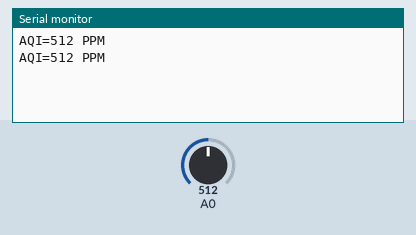
Recording of a sketch running on a simulated Arduino Uno, built with avr-gcc and run on an emulated ATmega328P. Parts: the last lines printed to the serial monitor. The inputs (shaded band) are chosen by the test bench; at power-on: A0 = 512.

Above: at 1.8 s.
1.9 s: A0 set to 716
At 2.5 s:
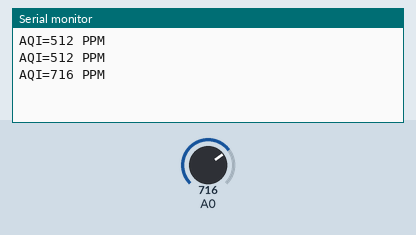
3.4 s: A0 set to 900
At 4.8 s:
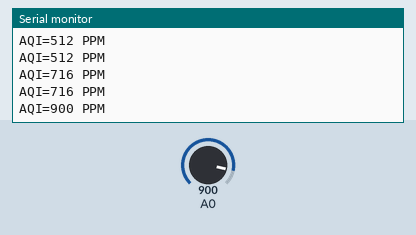
Timing chart, 0 to 6.4 s (numbered marks = the images above; inputs shaded):
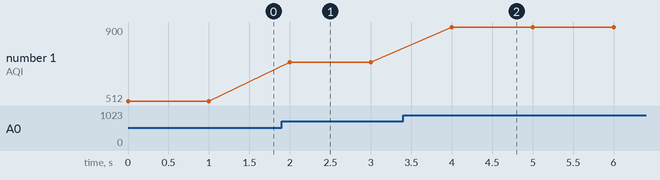

The sketch:

aqi_sample.ino
```cpp
void setup()
{
pinMode(A0,INPUT);
Serial.begin(9600);
}
void loop()
{
int sv=analogRead(A0);
Serial.print("AQI=");
Serial.print(sv);

Serial.println(" PPM");
delay(1000);
}
```

Measured:
- after the input at 1.9 s, the serial monitor: prints a new line after 0.10 s (image 1)
- after the input at 3.4 s, the serial monitor: prints a new line after 0.60 s (image 2)
- plotted number 1: 512 → 716 after the input at 1.9 s, 716 → 900 after the input at 3.4 s
